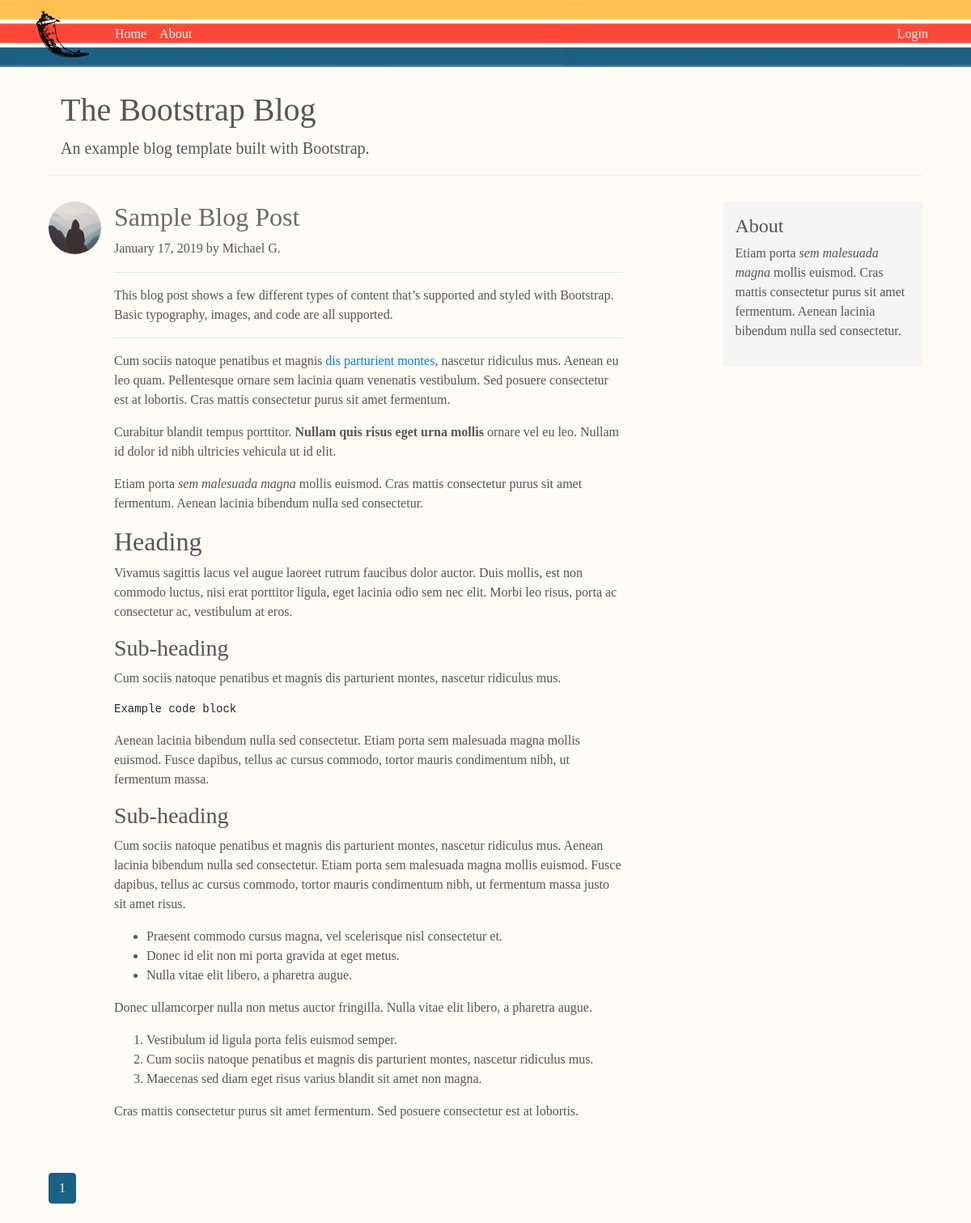
The page /home on the database its author committed.
### personal_blog/models.py (models this page shows, shortened)
class Post(db.Model):
    id = db.Column(db.Integer, primary_key=True)
    title = db.Column(db.String(100), nullable=False)
    date_posted = db.Column(db.DateTime, nullable=False, default=datetime.utcnow)
    content = db.Column(db.Text, nullable=False)
    user_id = db.Column(db.Integer, db.ForeignKey('user.id'), nullable=False)

class User(db.Model, UserMixin):
    id = db.Column(db.Integer, primary_key=True)
    username = db.Column(db.String(20), unique=True, nullable=False)
    alias = db.Column(db.String(20), unique=True, nullable=False)
    image_file = db.Column(db.String(20), nullable=False, default='default.jpg')
    password = db.Column(db.String(60), nullable=False)
    posts = db.relationship('Post', backref='author', lazy=True)

### personal_blog/routes.py (the view)
@app.route("/")
@app.route("/home")
def home():
    page = request.args.get('page', 1, type=int)
    posts = Post.query.order_by(Post.date_posted.desc()).paginate(page=page, per_page=5)
    return render_template('home.html', posts=posts)

### personal_blog/templates/home.html
{% extends "layout.html" %}
{% block content %}
    <div class="blog-header">
      <div class="container">
        <h1 class="blog-title">The Bootstrap Blog</h1>
        <p class="lead blog-description">An example blog template built with Bootstrap.</p>
      </div>
    </div>
    <div class="row">
    {% for post in posts.items %}
          <div class="col-sm-8 blog-main">
            <div class="blog-post">
              <article class="media content-section">
                <img class="rounded-circle article-img" src="{{ url_for('static', filename='profile_pics/' + post.author.image_file) }}">
                <div class="media-body">
                  <div class="article-metadata">
                    <h2> <a class="article-title" href="{{ url_for('post', post_id=post.id) }}">{{ post.title }}</a></h2>
                    <p class="blog-post-meta">{{ post.date_posted.strftime('%B %d, %Y') }} by {{ post.author.alias }} </p>
                  </div>
                  <p class="article-content">{{ post.content|safe }}</p>
                </div>
              </article>
            </div>
          </div>
    {% endfor %}
        <div class="col-sm-3 offset-sm-1 blog-sidebar">
          <div class="sidebar-module sidebar-module-inset">
            <h4>About</h4>
            <p>Etiam porta <em>sem malesuada magna</em> mollis euismod. Cras mattis consectetur purus sit amet fermentum. Aenean lacinia bibendum nulla sed consectetur.</p>
          </div>
        </div>
    </div>
    {% for page_num in posts.iter_pages(left_edge=1, right_edge=1, left_current=1, right_current=2) %}
      {% if page_num %}
        {% if posts.page == page_num %}
          <a class="btn btn-info mb-4" href="{{ url_for('home', page=page_num) }}">{{ page_num }}</a>
        {% else %}
          <a class="btn btn-outline-info mb-4" href="{{ url_for('home', page=page_num) }}">{{ page_num }}</a>
        {% endif %}
      {% else %}
        ...
      {% endif %}
    {% endfor %}
{% endblock content %}

### personal_blog/templates/layout.html (shortened to what this page needs)
<!DOCTYPE html>
<html>
<head>
    <link rel="stylesheet" href="https://stackpath.bootstrapcdn.com/bootstrap/4.2.1/css/bootstrap.min.css">
    <link rel="stylesheet" type="text/css" href="{{ url_for('static', filename='main.css') }}">
</head>
<body>
    <header class="site-header">
      <nav class="navbar navbar-expand-md navbar-dark bg-steel fixed-top">
        <div class="container">
          <a class="navbar-brand mr-4" href="/"><img src="{{ url_for('static', filename='images/flask.png') }}" style="max-height: 60px; max-width: 65px;"/></a>
          <div class="collapse navbar-collapse" id="navbarToggle">
            <div class="navbar-nav mr-auto">
              <a class="nav-item nav-link" href="{{ url_for('home') }}">Home</a>
              <a class="nav-item nav-link" href="{{ url_for('about') }}">About</a>
            </div>
            <div class="navbar-nav">
              {% if current_user.is_authenticated %}
                <a class="nav-item nav-link" href="{{ url_for('new_post') }}">New Post</a>
                <a class="nav-item nav-link" href="{{ url_for('account') }}">Account</a>
                <a class="nav-item nav-link" href="{{ url_for('logout') }}">Logout</a>
              {% else %}
                <a class="nav-item nav-link" href="{{ url_for('login') }}">Login</a>
              {% endif %}
            </div>
          </div>
        </div>
      </nav>
    </header>
    <main role="main" class="container">
        <div class="container">
          {% block content %}{% endblock %}
        </div>
    </main>
</body>
</html>

### personal_blog/static/main.css (style rules this page uses)
body { background: #fff0cf2e; color: #333333; margin-top: 5rem; font-family: Georgia, "Times New Roman", Times, serif; color: #555; }
.bg-steel { background-image: url("images/retro_stripes_fade.jpg"); background-size: 696px 112px; }
.site-header .navbar-nav .nav-link { color: #fffcf6; }
.article-title { color: #555555de; }
.article-content { white-space: pre-line; }
.article-img { height: 65px; width: 65px; margin-right: 16px; }
.article-metadata { padding-bottom: 1px; margin-bottom: 4px; border-bottom: 1px solid #e3e3e3 }
.btn-info { color: #fff; background-color: #1a6283; border-color: #1d6184; }
.blog-header { padding-top: 2rem; padding-bottom: .1rem; margin-bottom: 2rem; border-bottom: .05rem solid #eee; }
.blog-post { margin-bottom: 3rem; }
.sidebar-module-inset { padding: 1rem; background-color: #f5f5f5; border-radius: .25rem; }

### rows shown on the page
Post: image_file (placeholder picture), title "Sample Blog Post", date_posted "January 17, 2019", author.alias "Michael G.", content "This blog post shows a few different types of content that’s supported and styled with Bootstrap. Basic typography, images, and code are all supported. Cum sociis natoque penatibus et magnis dis parturient montes , nascetur ridiculus mus. Aenean eu leo quam. Pellentesque ornare sem lacinia quam venenatis vestibulum. Sed posuere consectetur est at lobortis. Cras mattis consectetur purus sit amet fermentum. Curabitur blandit tempus porttitor. Nullam quis risus eget urna mollis ornare vel eu leo. Nullam id dolor id nibh ultricies vehicula ut id elit. Etiam porta sem malesuada magna mollis euismod. Cras mattis consectetur purus sit amet fermentum. Aenean lacinia bibendum nulla sed consectetur.…"

### other values the page prints
{{ page_num }} "1"
